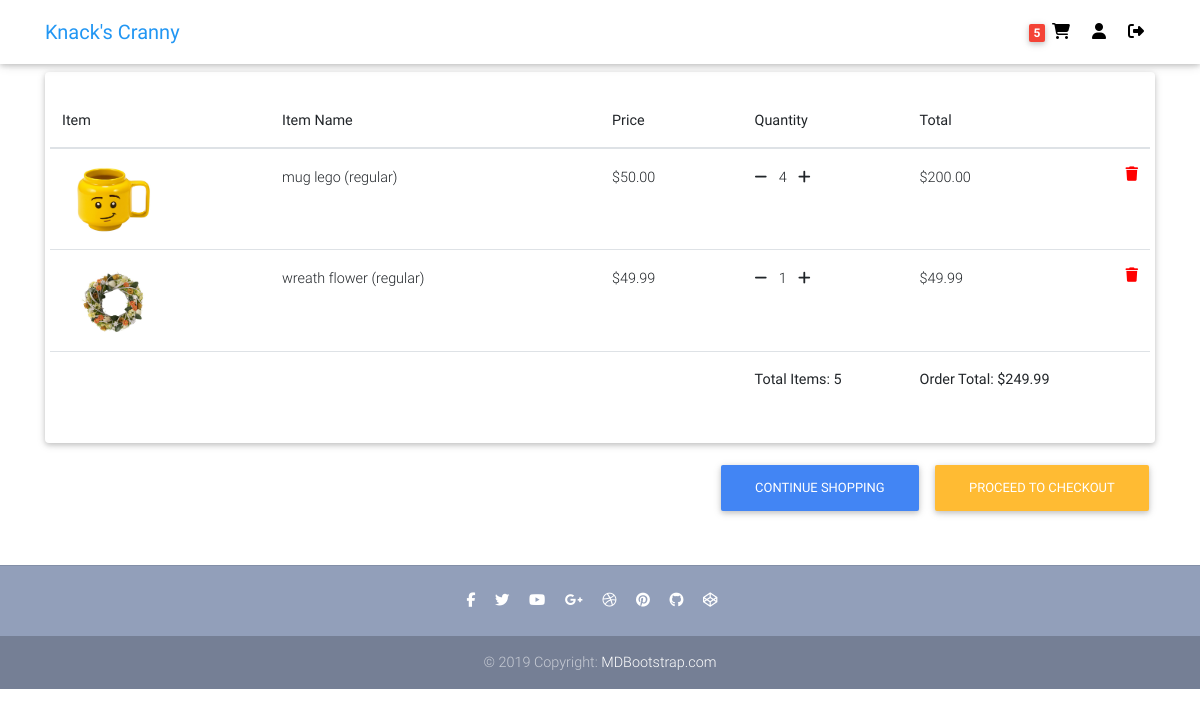
The app's page /cart/ (signed in) with its own data.
### users/models.py (models this page shows, shortened)
class Customer(models.Model):
    user = models.OneToOneField(User, on_delete=models.SET_NULL, blank=True, null=True)
    session_id = models.CharField(max_length=32, blank=True, null=True)
    first_name = models.CharField(max_length=50, blank=True, null=True)
    last_name = models.CharField(max_length=50, blank=True, null=True)
    email = models.EmailField(max_length=100, blank=True, null=True)
    contact1 = models.CharField(max_length=30, blank=True, null=True)
    contact2 = models.CharField(max_length=30, blank=True, null=True)
    date_added = models.DateTimeField(default=timezone.now)
    date_updated = models.DateTimeField(default=timezone.now)
    image = models.ImageField(default=f'default_profile.png', upload_to='profile_pics')

### ecommerce/models.py (models this page shows, shortened)
class Order(models.Model):
    customer = models.ForeignKey(Customer, on_delete=models.SET_NULL, blank=True, null=True)
    reference_code = models.CharField(max_length=20, blank=True, null=True)
    shipping_address = models.ForeignKey(Address, related_name='shipping_address', on_delete=models.SET_NULL, blank=True, null=True)
    billing_address = models.ForeignKey(Address, related_name='billing_address', on_delete=models.SET_NULL, blank=True, null=True)
    payment = models.ForeignKey(Payment, on_delete=models.SET_NULL, blank=True, null=True)
    coupon = models.ForeignKey(Coupon, on_delete=models.SET_NULL, blank=True, null=True)
    date_added = models.DateTimeField(default=timezone.now)
    is_ordered = models.BooleanField(default=False)
    ordered_date = models.DateTimeField(blank=True, null=True)
    date_updated = models.DateTimeField(default=timezone.now)
    @property
    def get_cart_total(self):
        order_items = self.orderitem_set.all()
        total = sum([item.get_total for item in order_items])
        if self.coupon:
            if self.coupon.fixed_amount:
                total -= self.coupon.fixed_amount
            elif self.coupon.percent_value:
                total = round(total - (total * (self.coupon.percent_value / 100)),2)
        return total
    @property
    def get_cart_items(self):
        order_items = self.orderitem_set.all()
        total = sum([item.quantity for item in order_items])
        return total

class OrderItem(models.Model):
    item = models.ForeignKey(Variation, on_delete=models.SET_NULL, blank=True, null=True)
    order = models.ForeignKey(Order, on_delete=models.SET_NULL, blank=True, null=True)
    ordered_item_price = models.DecimalField(max_digits=6, decimal_places=2, null=True, blank=True)
    quantity = models.IntegerField(default=0, blank=True, null=True)
    date_added = models.DateTimeField(default=timezone.now)
    @property
    def get_total(self):
        total = self.item.price * self.quantity
        return total

### items/models.py (models this page shows, shortened)
class Variation(models.Model):
    item = models.ForeignKey(Item, on_delete=models.CASCADE)
    name = models.CharField(max_length=100, default='regular')
    alias = models.CharField(max_length=150, blank=True, unique=True)
    price = models.DecimalField(max_digits=6, decimal_places=2, null=True, blank=True)
    price_discount = models.DecimalField(max_digits=6, decimal_places=2, null=True, blank=True)
    description = models.TextField(null=True, blank=True)
    inventory = models.PositiveIntegerField(default=0, blank=True)
    item_label = models.CharField(max_length=2, choices=ITEM_LABELS)
    active = models.BooleanField(default=True)
    date_added = models.DateTimeField(default=timezone.now)
    date_updated = models.DateTimeField(default=timezone.now)

class VariationImage(models.Model):
    variation = models.ForeignKey(Variation, on_delete=models.CASCADE)
    name = models.CharField(max_length=100, default='default')
    alias = models.CharField(max_length=150, blank=True, unique=True)
    image = image = models.ImageField(default=f'default_variation.png', upload_to='item_variation_pics')

class Item(models.Model):
    category = models.ForeignKey(Category, on_delete=models.SET_NULL, null=True, blank=True)
    name = models.CharField(max_length=100, unique=True)
    description = models.TextField()
    price = models.DecimalField(max_digits=6, decimal_places=2)
    price_discount = models.DecimalField(max_digits=6, decimal_places=2, null=True, blank=True)
    item_label = models.CharField(max_length=2, choices=ITEM_LABELS, default='NA')
    date_added = models.DateTimeField(default=timezone.now)
    date_updated = models.DateTimeField(default=timezone.now)
    image = models.ImageField(default=f'default.png', upload_to='item_pics')

### ecommerce/views.py (the view)
# urls.py: path('cart/', views.cart, name='cart'),
def cart(request):
    customer = query_customer(request)
    order, created = Order.objects.get_or_create(customer=customer, is_ordered=False)
    items = order.orderitem_set.all()
    context = {
        'items': items,
        'order': order,
    }
    return render(request, 'ecommerce/cart.html', context)

### ecommerce/templatetags/cart_items_count.py (called while the page is built)
@register.filter
def cart_items_count(request):
    customer = query_customer(request)
    order = Order.objects.filter(customer=customer, is_ordered=False)
    if order.exists():
        return order.first().get_cart_items
    return None

### ecommerce/views.py (called while the page is built)
def query_customer(request):
    if request.user.is_authenticated:
        return Customer.objects.filter(user=request.user).first()
    else:
        return get_session(request)

### ecommerce/templates/ecommerce/cart.html (shortened to what this page needs)
{% extends "ecommerce/base.html" %}
{% block content %}
<main class="mt-5 pt-4">
  <div class="container">
    <div class="row">
      <div class="col-md-12 mb-4">
        <div class="card">
          <div class="card-body">
            <div class="row">
              <div class="table-responsive text-nowrap">
                <table class="table">
                  <thead>
                    <tr>
                      <th scope="col">Item</th>
                      <th scope="col">Item Name</th>
                      <th scope="col">Price</th>
                      <th scope="col" class="th-cart">Quantity</th>
                      <th scope="col" class="th-cart">Total</th>
                      <th scope="col"></th>
                    </tr>
                  </thead>
                  <tbody>
                    {% for item in items %}
                    <tr>
                      <th scope="row" class="th-summary-img"><img style="width:100px" src="{{ item.item.variationimage_set.first.image.url }}"></th>
                      <td class="td-cart">{{ item.item.item.name }} ({{ item.item.name }})</td>
                      <td>${{ item.item.price }}</td>
                      <td>
                        {% if item.quantity > 1%}
                        <form name="minusCart-{{item.item.id}}" action="{% url 'ecommerce:minus-from-cart' item.item.id %}" method="POST" class="d-inline">
                          <a onClick="document.forms['minusCart-{{item.item.id}}'].submit();" href="#"><i class="fas fa-minus mr-2"></i></a>
                        </form>
                        {% else %}
                        <a data-toggle="modal" href="#delete-cart-item{{ item.item.id }}"><i class="fas fa-minus mr-2"></i></a>
                        {% endif %}
                        {{ item.quantity }}
                        <form name="addCart-{{item.item.id}}" action="{% url 'ecommerce:add-to-cart' item.item.id 2 %}" method="POST" class="d-inline">
                          <a onClick="document.forms['addCart-{{item.item.id}}'].submit();" href="#"><i class="fas fa-plus ml-2"></i></a>
                        </form>
                      </td>
                      <td>${{ item.get_total }}</td>
                      <td>
                        <a data-toggle="modal" href="#delete-cart-item{{ item.item.id }}" style='color: red;'>
                          <i class="fas fa-trash float-right"></i>
                        </a>
                      </td>
                    </tr>
                    {% empty %}
                    <tr>
                      <td class="text-warning">Cart is empty.</td>
                    </tr>
                    {% endfor %}
                    {% if items %}
                    <tr>
                      <td colspan="3"></td>
                      <td><strong>Total Items: {{ order.get_cart_items }}</strong></td>
                      <td><strong>Order Total: ${{ order.get_cart_total }}</strong></td>
                      <td></td>
                    </tr>
                    {% endif %}
                  </tbody>
                </table>
              </div>
            </div>
          </div>
        </div>
        <div class="float-right mt-3">
          <a class="btn btn-primary" href="{% url 'ecommerce:home' %}">Continue shopping</a>
          {% if items %}
          <a class="btn btn-warning" href="{% url 'ecommerce:checkout' %}">Proceed to checkout</a>
          {% endif %}
        </div>
      </div>
    </div>
  </div>
</main>
{% endblock content %}

### ecommerce/templates/ecommerce/navbar.html (shortened to what this page needs)
{% load cart_items_count %}
<nav class="navbar fixed-top navbar-expand-lg navbar-light white scrolling-navbar">
    <div class="container">
      <a class="navbar-brand waves-effect" href="/">
        <strong class="blue-text">Knack's Cranny</strong>
      </a>
      <div class="collapse navbar-collapse" id="navbarSupportedContent">
        <ul class="navbar-nav nav-flex-icons">
          {% if request.user.is_authenticated %}
          <li class="nav-item">
            <a href="{% url 'ecommerce:cart' %}" class="nav-link waves-effect" title="Cart">
              {% if request|cart_items_count %}
              <span class="badge red z-depth-1"> {{ request|cart_items_count }} </span>
              {% endif %}
              <i class="fas fa-shopping-cart"></i>
            </a>
          </li>
          <li class="nav-item">
            <a href="{% url 'users:profile' %}" class="nav-link waves-effect" title="{{ user.username }}">
              <i class="fas fa-user"></i>
            </a>
          </li>
          <li class="nav-item">
            <a class="nav-link waves-effect" href="{% url 'logout' %}" title="Log Out">
              <i class="fas fa-sign-out-alt"></i>
            </a>
          </li>
          {% endif %}
        </ul>
      </div>
    </div>
  </nav>

### ecommerce/static/ecommerce/css/style.css (style rules this page uses)
.th-cart { width: 15%; }
.td-cart { width: 30%; }
.th-summary-img { width: 20%; }

### records on screen
OrderItem: item.variationimage_set.first.image (picture), item.item.name "mug lego", item.name "regular", item.price "50.00", quantity "4", get_total "200.00"
OrderItem: item.variationimage_set.first.image (picture), item.item.name "wreath flower", item.name "regular", item.price "49.99", quantity "1", get_total "49.99"
Order: get_cart_items "5", get_cart_total "249.99"

### other values on screen
{{ request|cart_items_count }} "5"
